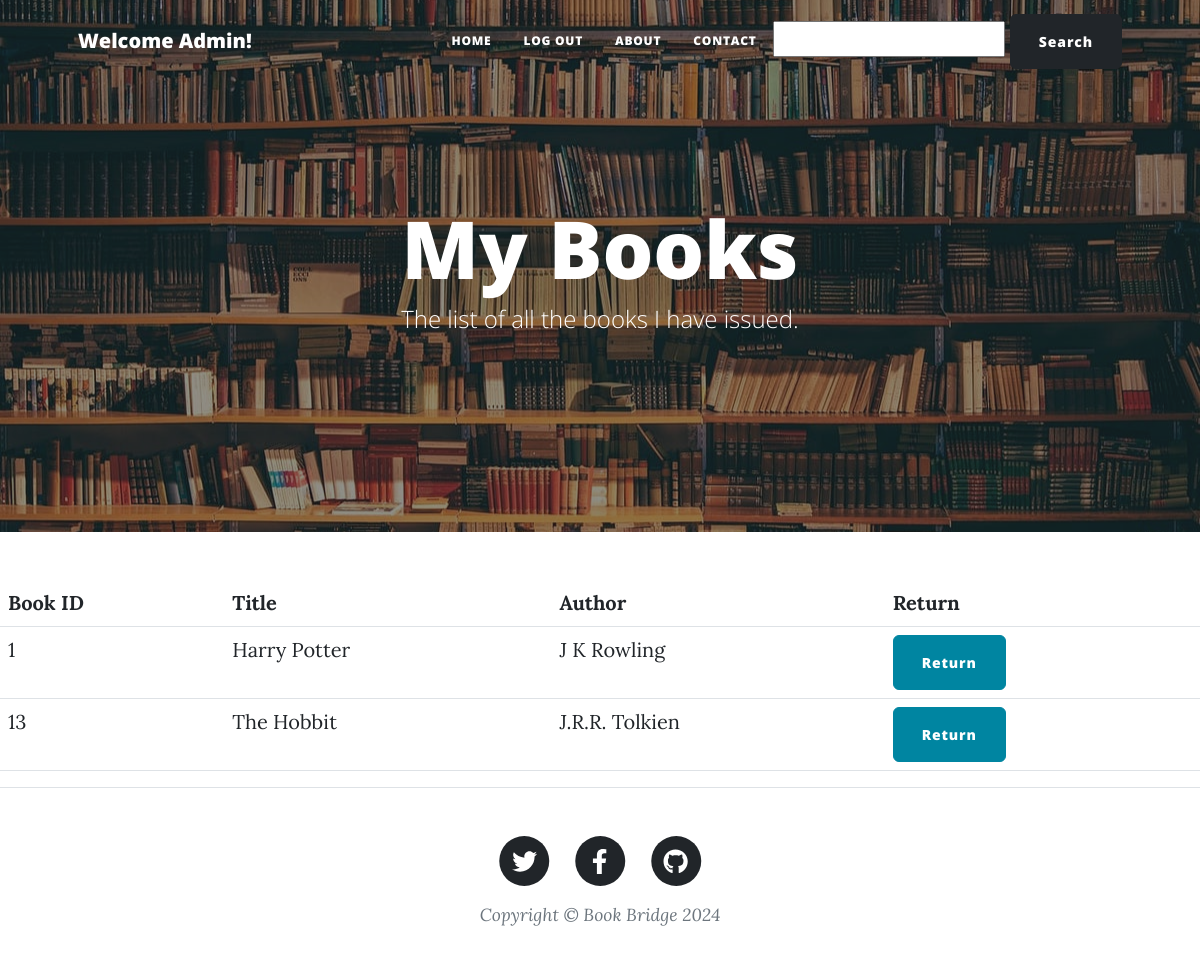
The app's page /mybooks (signed in) with its own data.
### main.py (models this page shows)
class Books(db.Model):
    __tablename__ = "LibraryBooks"
    id: Mapped[int] = mapped_column(Integer, primary_key=True)
    title: Mapped[str] = mapped_column(String(250), unique=True, nullable=False)
    author: Mapped[str] = mapped_column(String(250), nullable=False)
    available: Mapped[str] = mapped_column(String(100), nullable=False, default="Yes")
    issued_to = relationship("User", secondary=issued_books, back_populates="issued_books")

### main.py (the view)
@app.route("/mybooks")
def issued_books_by_user():
    if not current_user.is_authenticated:
        return redirect(url_for('login'))
    user = db.get_or_404(User, current_user.id)
    return render_template('my_books.html', books=user.issued_books, user=user)

### main.py (called while the page is built)
@login_manager.user_loader
def load_user(user_id):
    return db.get_or_404(User, user_id)

### templates/my_books.html
{% from "bootstrap5/form.html" import render_form %}
{% include "header.html" %}
<header
  class="masthead"
  style="background-image: url('../static/assets/img/library_pic.jpg')"
>
  <div class="container position-relative px-4 px-lg-5">
    <div class="row gx-4 gx-lg-5 justify-content-center">
      <div class="col-md-10 col-lg-8 col-xl-7">
        <div class="page-heading">
          <h1>My Books</h1>
          <span class="subheading">The list of all the books I have issued.</span>
        </div>
      </div>
    </div>
  </div>
</header>
<table class="table">
	<tr>
		<th>Book ID</th>
		<th>Title</th>
		<th>Author</th>
		<th>Return</th>
	</tr>
	{% for book in books %}
	<tr>
		<td>{{ book.id }}</td>
		<td>{{ book.title }}</td>
		<td>{{ book.author }}</td>
		<td>
            <a href="{{ url_for('return_book', book_id=book.id, user_id=current_user.id) }}" class="btn btn-primary">Return</a>
        </td>
    </tr>
	{% endfor %}
</table>
{% include "footer.html" %}

### records on screen
Books: id "1", title "Harry Potter", author "J K Rowling"
Books: id "13", title "The Hobbit", author "J.R.R. Tolkien"
